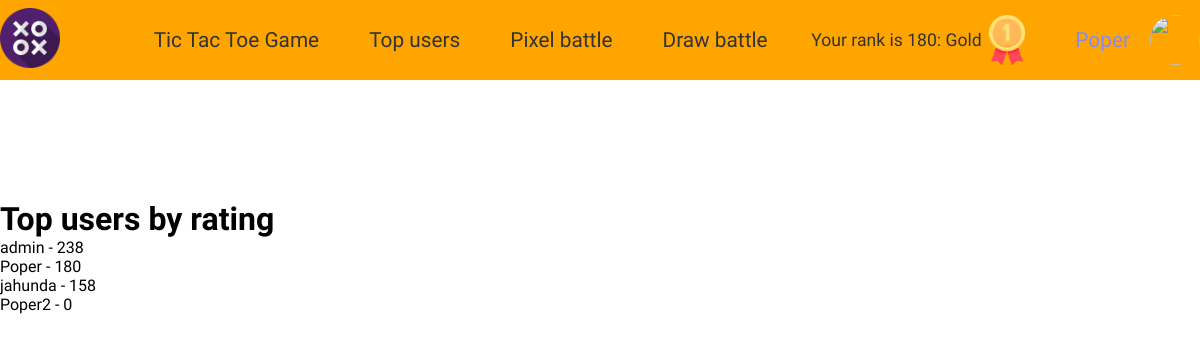
The page /top-list/ (signed in) on the database its author committed.
### main/models.py (models this page shows, shortened)
class User(AbstractUser):
    rating = models.IntegerField(blank=True, default=0)
    rank = models.ForeignKey('Rank', on_delete=models.SET_DEFAULT, default=4)
    email = models.EmailField(null=True, blank=True)
    image = models.ImageField(upload_to='avatars/', null=True, blank=True, default='avatars/default-user.png')
    @property
    def imageURL(self):
        try:
            url = self.image.url
        except:
            url = ''
        return url

class Rank(models.Model):
    CHOICES = (
        ('Platinum', 'P'),
        ('Gold', 'G'),
        ('Silver', 'S'),
        ('Bronze', 'B'),
        ('Amateur', 'A')
    )
    title = models.CharField(choices=CHOICES, max_length=10)
    image = models.ImageField(upload_to="ranks/",null=True, blank=True)
    def __str__(self):
        return self.title

### main/views.py (the view)
# urls.py: path('top-list/', topUsersView, name='top-list'),
def topUsersView(request):
    users = User.objects.order_by('-rating')
    context = {'users': users}
    return render(request, 'main/top-list.html', context)

### main/templates/main/top-list.html
{%extends 'main/base.html'%}
{%block content%}
<div class="wrapper">
    <h1>Top users by rating</h1>
    <ul>
    {%for user in users%}
        <li>{{user.username}} - {{user.rating}}</li>
    {%endfor%}
    </ul>
</div>
{%endblock%}

### main/templates/main/base.html (shortened to what this page needs)
{%load static%}
<!DOCTYPE html>
<html lang="en">
<head>
    <link rel="stylesheet" href="{%static 'css/main.css'%}">
</head>
<body>
    <header class="header">
        <div class="header__content">
            <a class="logo" href="{%url 'home'%}">
                <img class="logo__img" src="{%static 'img/566294.png'%}" alt="">
            </a>
            <nav class="nav">
                <a href="{%url 'tic-tac_menu'%}" class="nav-item">Tic Tac Toe Game</a>
                <a href="{%url 'top-list'%}" class="nav-item">Top users</a>
                <a href="{%url 'pixel-battle'%}" class="nav-item">Pixel battle</a>
                <a href="{%url 'draw-battle'%}" class="nav-item">Draw battle</a>
            </nav>
            {%if request.user.is_authenticated%}
                <div class='rank'>
                    <span>Your rank is {{request.user.rating}}: {{request.user.rank}}</span>
                    <img class="rank__img" src="{{request.user.rank.image.url}}" alt="">
                </div>
                <div class="dropdown-menu">
                    <span>{{request.user.username}}</span>
                    <img class="profile" src="{{request.user.imageURL}}" alt="">
                </div>
            {%else%}
                <a class="sign-in" href="{%url 'login'%}">Login</a>
            {%endif%}
        </div>
    </header>
    {%block content%}
    {%endblock%}
</body>
</html>

### static/css/main.css (style rules this page uses)
*, *::after,*::before { padding: 0; margin: 0; box-sizing: border-box; outline: none; }
body { font-size: 16px; font-family: 'Fredoka One', cursive; }
a { text-decoration: none; }
.header { width: 100%; background-color: orange; height: 80px; margin-bottom: 100px; position: fixed; z-index: 5; margin-bottom: 100px; }
.header__content { display: flex; justify-content: space-between; align-items: center; width: 100%; max-width: 1200px; height: 100%; margin: 0 auto; }
.wrapper { width: 100%; max-width: 1200px; margin: 0 auto; padding-top: 200px; }
.logo__img { width: 60px; height: 60px; }
.nav { display: flex; align-items: center; justify-content: space-between; }
.nav-item { margin-left: 50px; font-size: 1.3rem; color: #333; font-weight: 500; }
.rank { display: flex; align-items: center; font-size: 1.1rem; color: #333; }
.rank__img { width: 50px; height: 50px; }
.dropdown-menu { position: relative; display: flex; align-items: center; gap: 20px; }
.dropdown-menu span { font-size: 1.3rem; color: rgb(137, 137, 247); font-weight: 500; }
.profile { width: 50px; height: 50px; border-radius: 50%; cursor: pointer; }

### rows shown on the page
User: user.rating "180", user.rank "Gold", user.rank.image (picture), user.username "Poper", username "Poper", rating "180"
User: username "admin", rating "238"
User: username "jahunda", rating "158"
User: username "Poper2", rating "0"
